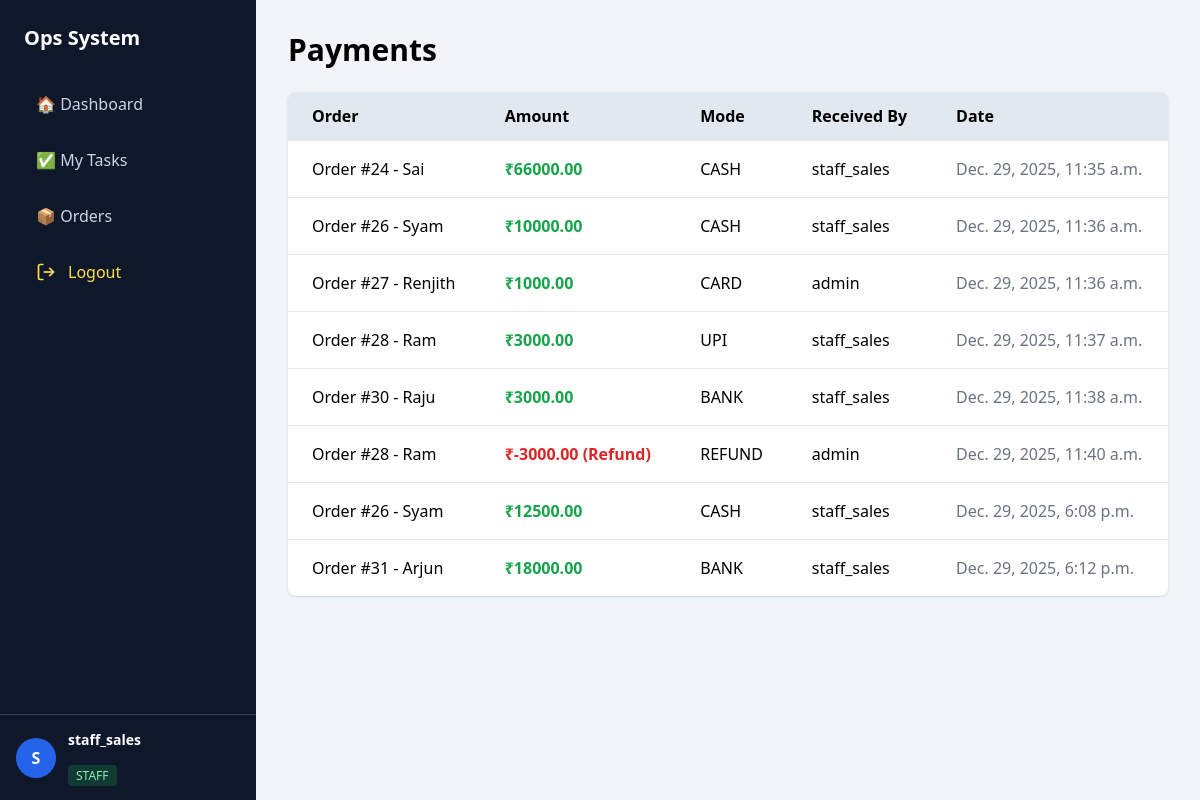
The page /payments/ (signed in) on the database its author committed.
### payments/models.py (models this page shows, shortened)
class Payment(models.Model):
    PAYMENT_MODE_CHOICES = (
        ('CASH', 'Cash'),
        ('UPI', 'UPI'),
        ('BANK', 'Bank Transfer'),
        ('CARD', 'Card'),
        ('REFUND', 'Refund'),
    )
    order = models.ForeignKey(
        Order,
        on_delete=models.PROTECT,
        related_name='payments'
    )
    amount = models.DecimalField(max_digits=10, decimal_places=2)
    payment_mode = models.CharField(
        max_length=10,
        choices=PAYMENT_MODE_CHOICES
    )
    received_by = models.ForeignKey(
        User,
        on_delete=models.SET_NULL,
        null=True
    )
    received_at = models.DateTimeField(auto_now_add=True)
    notes = models.TextField(blank=True)

### orders/models.py (models this page shows, shortened)
class Order(models.Model):
    STATUS_CHOICES = (
        ('NEW', 'New'),
        ('IN_PROGRESS', 'In Progress'),
        ('COMPLETED', 'Completed'),
        ('CANCELLED', 'Cancelled'),
    )
    customer_name = models.CharField(max_length=100)
    product = models.ForeignKey(Product, on_delete=models.PROTECT)
    quantity = models.PositiveIntegerField()
    status = models.CharField(
        max_length=20,
        choices=STATUS_CHOICES,
        default='NEW'
    )
    assigned_to = models.ForeignKey(
        User,
        on_delete=models.SET_NULL,
        null=True,
        blank=True
    )
    created_at = models.DateTimeField(auto_now_add=True)
    def __str__(self):
        return f"Order #{self.id} - {self.customer_name}"

### core/views.py (the view)
# urls.py: path('payments/', views.payments_view, name='payments'),
@login_required
def payments_view(request):
    payments = Payment.objects.all()
    return render(request, 'core/payments.html', {'payments': payments})

### core/templates/core/payments.html
{% extends "core/base.html" %}
{% block content %}
<h1 class="text-3xl font-bold mb-6">Payments</h1>
<div class="bg-white shadow rounded-lg overflow-hidden">
<table class="min-w-full">
    <thead class="bg-slate-200 text-left">
        <tr>
            <th class="px-6 py-3">Order</th>
            <th class="px-6 py-3">Amount</th>
            <th class="px-6 py-3">Mode</th>
            <th class="px-6 py-3">Received By</th>
            <th class="px-6 py-3">Date</th>
        </tr>
    </thead>
    <tbody>
        {% for payment in payments %}
        <tr class="border-t hover:bg-slate-50">
            <td class="px-6 py-4">{{ payment.order }}</td>
            <td class="px-6 py-4 font-semibold">
                {% if payment.amount < 0 %}
                    <span class="text-red-600">
                        ₹{{ payment.amount }} (Refund)
                    </span>
                {% else %}
                    <span class="text-green-600">
                        ₹{{ payment.amount }}
                    </span>
                {% endif %}
            </td>
            <td class="px-6 py-4">{{ payment.payment_mode }}</td>
            <td class="px-6 py-4">{{ payment.received_by }}</td>
            <td class="px-6 py-4 text-gray-500">{{ payment.received_at }}</td>
        </tr>
        {% empty %}
        <tr>
            <td colspan="5" class="text-center py-8 text-gray-500">
                No payments recorded
            </td>
        </tr>
        {% endfor %}
    </tbody>
</table>
</div>
{% endblock %}

### core/templates/core/base.html (shortened to what this page needs)
<!DOCTYPE html>
<html lang="en">
<head>
    <script src="https://cdn.tailwindcss.com"></script>
</head>
<body class="bg-slate-100 h-screen overflow-hidden flex">
{% if user.is_authenticated %}
<aside class="w-64 bg-slate-900 text-white h-screen flex flex-col">
    <div class="p-6">
        <h2 class="text-xl font-bold mb-8">Ops System</h2>
        <nav class="space-y-4">
            <a href="/"
               class="flex items-center gap-3 px-3 py-2 rounded
               {% if request.path == '/' %}
                   bg-blue-600 text-white
               {% else %}
                   text-slate-300 hover:bg-slate-800
               {% endif %}">
                🏠 Dashboard
            </a>
            <a href="/tasks/"
               class="flex items-center gap-3 px-3 py-2 rounded
               {% if request.path|slice:':7' == '/tasks/' %}
                   bg-blue-600 text-white
               {% else %}
                   text-slate-300 hover:bg-slate-800
               {% endif %}">
                ✅ My Tasks
            </a>
            <a href="/orders/"
               class="flex items-center gap-3 px-3 py-2 rounded
               {% if request.path|slice:':8' == '/orders/' %}
                   bg-blue-600 text-white
               {% else %}
                   text-slate-300 hover:bg-slate-800
               {% endif %}">
                📦 Orders
            </a>
            <a href="/logout/"
                class="flex items-center gap-3 px-3 py-2 rounded
                        text-yellow-300 hover:bg-yellow-900/30 hover:text-yellow-200 transition">
                    <svg class="w-5 h-5" fill="none" stroke="currentColor" stroke-width="2"
                        viewBox="0 0 24 24">
                        <path d="M9 21H5a2 2 0 0 1-2-2V5a2 2 0 0 1 2-2h4"></path>
                        <path d="M16 17l5-5-5-5"></path>
                        <path d="M21 12H9"></path>
                    </svg>
                    Logout
                </a>
        </nav>
    </div>
    <div class="flex-1"></div>
    <div class="border-t border-slate-700 p-4 flex items-center gap-3">
        <div class="h-10 w-10 rounded-full bg-blue-600 flex items-center justify-center font-bold">
            {{ user.username|slice:":1"|upper }}
        </div>
        <div class="text-sm leading-tight">
            <p class="font-semibold">
                {{ user.get_full_name|default:user.username }}
            </p>
            <br>
            {% if user.is_superuser %}
                <span class="text-xs bg-red-500/20 text-red-300 px-2 py-0.5 rounded">
                    ADMIN
                </span>
            {% else %}
                <span class="text-xs bg-green-500/20 text-green-300 px-2 py-0.5 rounded">
                    STAFF
                </span>
            {% endif %}
        </div>
    </div>
</aside>
{% endif %}
<main class="flex-1 p-8 overflow-y-auto">
    {% block content %}{% endblock %}
</main>
</body>
</html>

### rows shown on the page
Payment: order "Order #24 - Sai", amount "66000.00", payment_mode "CASH", received_by "staff_sales", received_at "Dec. 29, 2025, 11:35 a.m."
Payment: order "Order #26 - Syam", amount "10000.00", payment_mode "CASH", received_by "staff_sales", received_at "Dec. 29, 2025, 11:36 a.m."
Payment: order "Order #27 - Renjith", amount "1000.00", payment_mode "CARD", received_by "admin", received_at "Dec. 29, 2025, 11:36 a.m."
Payment: order "Order #28 - Ram", amount "3000.00", payment_mode "UPI", received_by "staff_sales", received_at "Dec. 29, 2025, 11:37 a.m."
Payment: order "Order #30 - Raju", amount "3000.00", payment_mode "BANK", received_by "staff_sales", received_at "Dec. 29, 2025, 11:38 a.m."
Payment: order "Order #28 - Ram", amount "-3000.00", payment_mode "REFUND", received_by "admin", received_at "Dec. 29, 2025, 11:40 a.m."
Payment: order "Order #26 - Syam", amount "12500.00", payment_mode "CASH", received_by "staff_sales", received_at "Dec. 29, 2025, 6:08 p.m."
Payment: order "Order #31 - Arjun", amount "18000.00", payment_mode "BANK", received_by "staff_sales", received_at "Dec. 29, 2025, 6:12 p.m."

### other values the page prints
{{ user.username|slice:":1"|upper }} "S"
{{ user.get_full_name|default:user.username }} "staff_sales"
